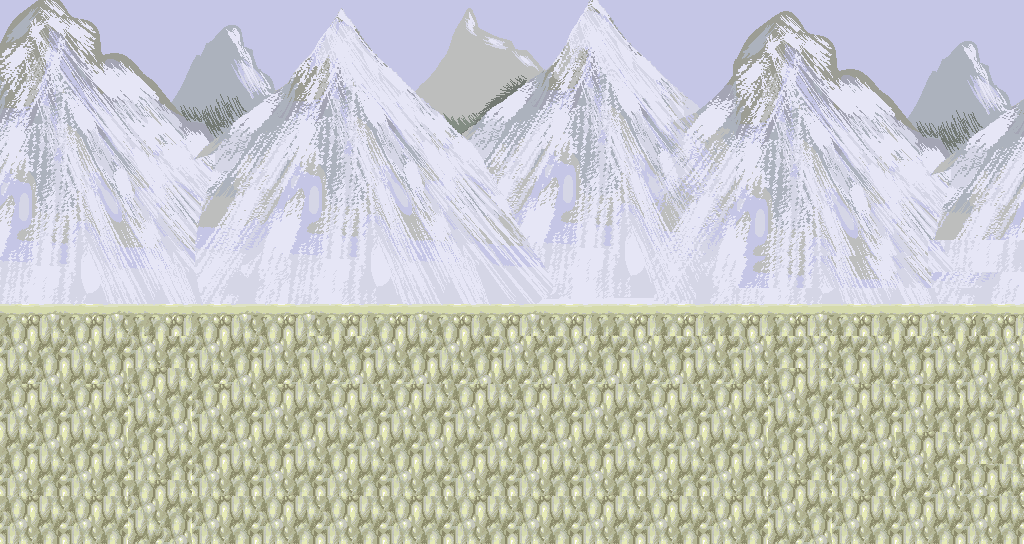

A 2D game scene composited from a Tiled map and its tileset images. What follows is a short description and the map's XML, with each tile layer's data collapsed to a summary:
An orthogonal 64x34 tile map with 16x16 px tiles, 2 tile layers (Слой тайлов 1, ground), 2 tilesets.

<map version="1.4" tiledversion="1.4.3" orientation="orthogonal" renderorder="right-down" width="64" height="34" tilewidth="16" tileheight="16" infinite="0" nextlayerid="3" nextobjectid="1">
 <tileset firstgid="1" source="backMountain.tsx" />
 <tileset firstgid="3083" source="ground.tsx" />
 <layer id="1" name="Слой тайлов 1" width="64" height="34">
  <data>[2176 cells, 1298 non-empty, 956 distinct tile ids]</data>
 </layer>
 <layer id="2" name="ground" width="64" height="34">
  <data>[2176 cells, 960 non-empty, 32 distinct tile ids]</data>
 </layer>
</map>
